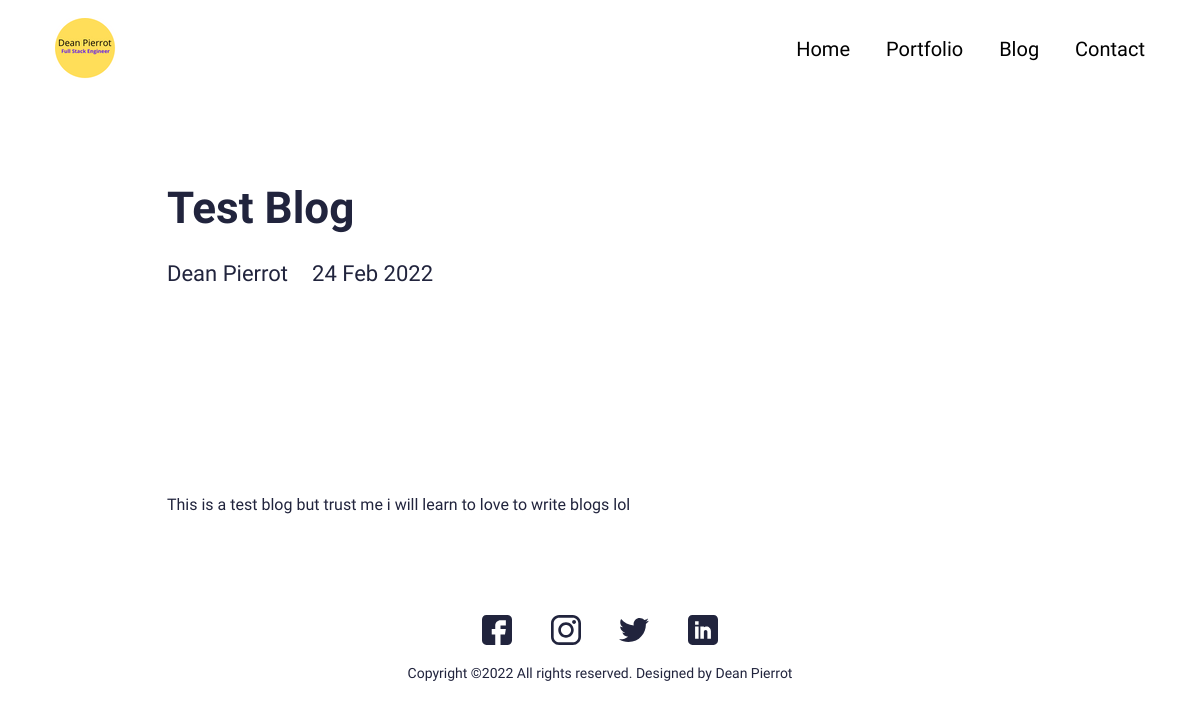
The page /blog/test-blog on the database its author committed.
### main/models.py (models this page shows, shortened)
class Blog(models.Model):
    class Meta:
        verbose_name_plural = 'Blog Profiles'
        verbose_name = 'Blog'
        ordering = ["timestamp"]
    timestamp = models.DateTimeField(auto_now_add=True)
    author = models.CharField(max_length=200, blank=True, null=True)
    name = models.CharField(max_length=200, blank=True, null=True)
    description = models.CharField(max_length=500, blank=True, null=True)
    body = RichTextField(blank=True, null=True)
    slug = models.SlugField(null=True, blank=True)
    image = models.ImageField(blank=True, null=True, upload_to="blog")
    is_active = models.BooleanField(default=True)

### main/views.py (the view)
# urls.py: path('blog/<slug:slug>', views.BlogDetailView.as_view(), name="blog"),
class BlogDetailView(generic.DetailView):
    model = Blog
    template_name = "main/blog-detail.html"

### digital_resume/context_processors.py (called while the page is built)
def project_context(request):
    context = {
        'me': User.objects.first(),
    }
    return context

### main/templates/main/blog-detail.html (shortened to what this page needs)
{%extends 'main/base.html'%}
{%load static %}
{%block content %}
<section>
  <div class="innerPageBannerCol">
    <div class="container">
      <div class="row g-4 g-md-3  align-items-center">
        <div class="col-md-6">
          <div class="bannerContent">
            <h1 class="xlTitle pb-md-3">{{object.name|title}}</h1>
          </div>
        </div>
      </div>
      <div class="row">
        <div class="col-md-auto">
          <div class="authorCol">
            <h4 class="smTitle pb-3">{{object.author|title}}</h4>
          </div>
        </div>
        <div class="col-md">
          <h4 class="smTitle pb-3">{{object.timestamp.date}}</h4>
        </div>
      </div>
    </div>
  </div>
</section>
<section>
  <div class="sectionSpaceSm">
    <div class="container">
      {{object.body|safe}}
    </div>
  </div>
</section>
    {% endblock %}

### static/css/style.css (style rules this page uses)
:root { --primaryColor: #9C07B6; --primaryDarkColor: #3D0048; --primaryHoverColor: #900AA8; --secondaryColor: #F9B000; --baseColor: #21243D; --baseFont: 'Heebo', sans-serif; --titleFont: 'Courier Prime', monospace; --regular: 400; --medium: 500; --bold: 700; --black: 900; --lightBg: #F1F1F1; }
html { scroll-behavior: smooth; }
body { font-family: var(--baseFont); color: var(--baseColor); line-height: normal; }
.xlTitle { font-size: 44px; line-height: 1.3; font-weight: var(--bold); font-family: var(--titleFont) }
.smTitle { font-size: 22px; line-height: normal; font-weight: var(--regular); font-family: var(--titleFont) }
.sectionSpaceSm { padding: 35px 0; }
.innerPageBannerCol { padding: 180px 0 150px; }
@media (min-width:992px) { .container, .container-lg, .container-md, .container-sm, .container-xl, .container-xxl { max-width: 890px; } }

### rows shown on the page
Blog: name "Test Blog", author "Dean Pierrot", timestamp "24 Feb 2022", body "This is a test blog but trust me i will learn to love to write blogs lol"
